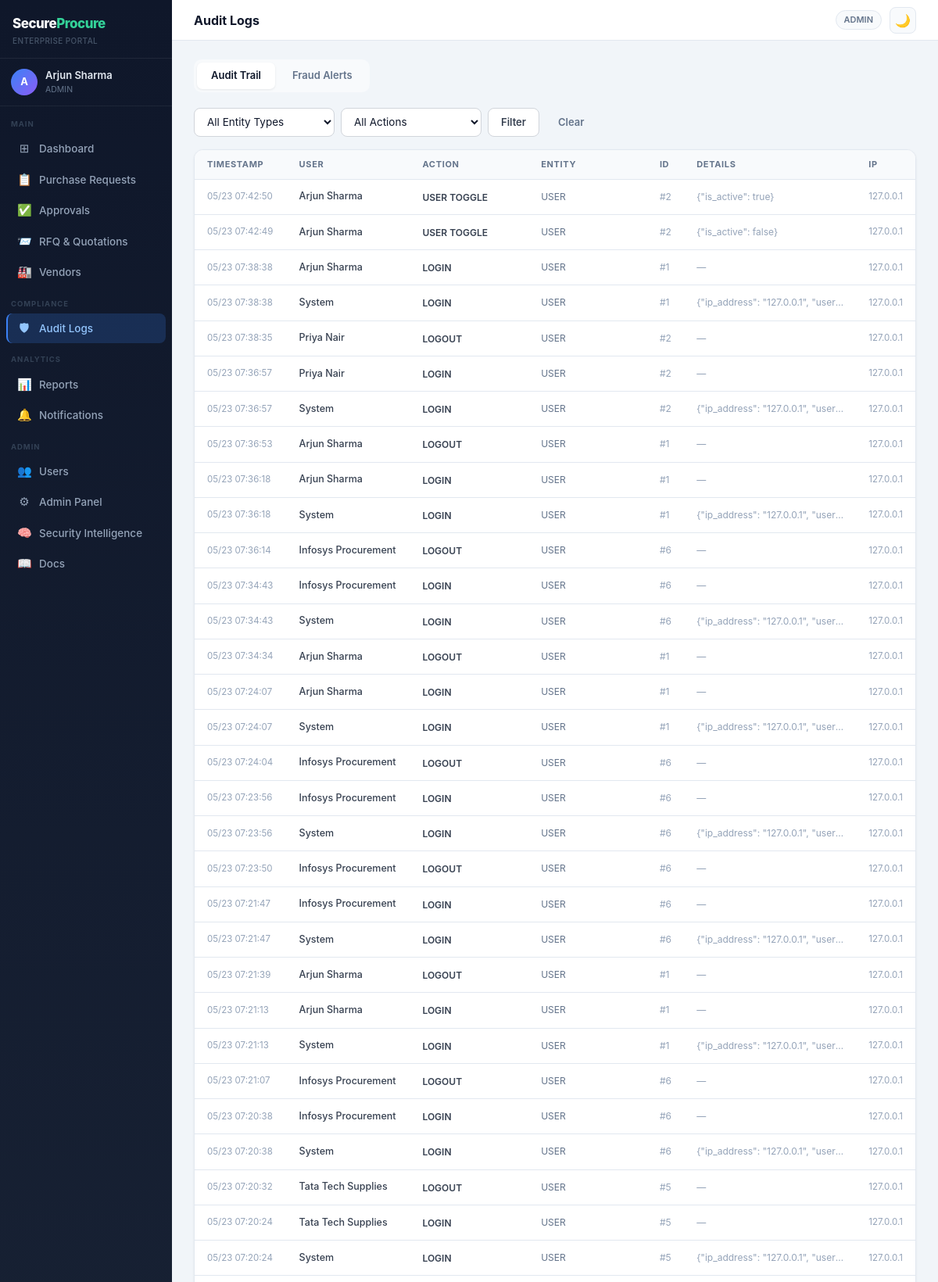
The app's page /audit (signed in, upper part) with its own data.
### app/models.py (models this page shows, shortened)
class User(UserMixin, db.Model):
    __tablename__ = 'users'
    id            = db.Column(db.Integer, primary_key=True)
    name          = db.Column(db.String(120), nullable=False)
    email         = db.Column(db.String(120), unique=True, nullable=False)
    password_hash = db.Column(db.String(256), nullable=False)
    role          = db.Column(db.String(30), nullable=False, default='PROCUREMENT_OFFICER')
    department    = db.Column(db.String(100))
    is_active     = db.Column(db.Boolean, default=True)
    created_at    = db.Column(db.DateTime, default=datetime.utcnow)
    vendor         = db.relationship('Vendor', back_populates='user', uselist=False)
    requests       = db.relationship('PurchaseRequest', back_populates='creator', foreign_keys='PurchaseRequest.created_by')
    approvals      = db.relationship('Approval', back_populates='decider', foreign_keys='Approval.decided_by')
    audit_logs     = db.relationship('AuditLog', back_populates='user')
    notifications  = db.relationship('Notification', back_populates='user', cascade='all, delete-orphan')

class AuditLog(db.Model):
    __tablename__ = 'audit_logs'
    id          = db.Column(db.Integer, primary_key=True)
    user_id     = db.Column(db.Integer, db.ForeignKey('users.id'))
    action      = db.Column(db.String(80), nullable=False)
    entity_type = db.Column(db.String(50), nullable=False)
    entity_id   = db.Column(db.String(50), nullable=False)
    details     = db.Column(db.Text)    # JSON string
    ip_address  = db.Column(db.String(50))
    created_at  = db.Column(db.DateTime, default=datetime.utcnow)
    user = db.relationship('User', back_populates='audit_logs')

### app/routes/audit.py (the view)
@bp.route('/audit')
@login_required
@require_roles('AUDITOR', 'ADMIN')
def index():
    entity_type = request.args.get('entity_type', '')
    action      = request.args.get('action', '')
    tab         = request.args.get('tab', 'logs')
    q = AuditLog.query
    if entity_type:
        q = q.filter_by(entity_type=entity_type)
    if action:
        q = q.filter_by(action=action)
    logs = q.order_by(AuditLog.created_at.desc()).limit(200).all()
    fraud_alerts = AuditLog.query.filter_by(action='SELF_APPROVAL_BLOCKED').order_by(
        AuditLog.created_at.desc()).all()
    entity_types = ['PURCHASE_REQUEST', 'APPROVAL', 'VENDOR', 'RFQ', 'QUOTATION', 'USER']
    actions      = ['CREATE', 'SUBMIT', 'APPROVAL_DECISION', 'ISSUE_RFQ',
                    'SUBMIT_QUOTE', 'SELECT_QUOTE', 'VENDOR_STATUS_CHANGE',
                    'LOGIN', 'LOGOUT', 'SELF_APPROVAL_BLOCKED']
    return render_template('dashboard/audit.html',
        logs=logs, fraud_alerts=fraud_alerts, tab=tab,
        entity_types=entity_types, actions=actions,
        filter_entity=entity_type, filter_action=action,
    )

### app/utils.py (called while the page is built)
def require_roles(*roles):
    def decorator(f):
        @wraps(f)
        def wrapped(*args, **kwargs):
            if not current_user.is_authenticated:
                abort(401)
            if current_user.role not in roles:
                abort(403)
            return f(*args, **kwargs)
        return wrapped
    return decorator

### templates/dashboard/audit.html (shortened to what this page needs)
{% extends "base.html" %}
{% block page_header %}
  <div style="font-size: 16px; font-weight: 700; color: var(--text-primary);">Audit Logs</div>
{% endblock %}
{% block content %}
<div style="display: flex; gap: 4px; margin-bottom: 20px; background: var(--bg-subtle); padding: 4px; border-radius: 10px; width: fit-content;">
  <a href="?tab=logs" style="padding: 7px 18px; border-radius: 7px; font-size: 13px; font-weight: 600; text-decoration: none; transition: all 0.15s;
    {% if tab == 'logs' %}background: white; color: var(--text-primary); box-shadow: 0 1px 3px rgba(0,0,0,0.08);{% else %}color: var(--text-muted);{% endif %}">
    Audit Trail
  </a>
  <a href="?tab=fraud" style="padding: 7px 18px; border-radius: 7px; font-size: 13px; font-weight: 600; text-decoration: none; transition: all 0.15s; display: flex; align-items: center; gap: 6px;
    {% if tab == 'fraud' %}background: white; color: var(--text-primary); box-shadow: 0 1px 3px rgba(0,0,0,0.08);{% else %}color: var(--text-muted);{% endif %}">
    Fraud Alerts
  </a>
</div>
{% if tab == 'logs' %}
<form style="display: flex; gap: 8px; margin-bottom: 16px; flex-wrap: wrap;" method="get">
  <select name="entity_type" class="form-input" style="width: 180px;">
    <option value="">All Entity Types</option>
  </select>
  <select name="action" class="form-input" style="width: 180px;">
    <option value="">All Actions</option>
  </select>
  <button type="submit" class="btn btn-outline">Filter</button>
  <a href="/audit?tab=logs" class="btn btn-ghost">Clear</a>
</form>
<div class="card" style="overflow: hidden;">
  <table style="width: 100%; border-collapse: collapse;">
    <thead><tr class="tbl-head">
      <th>Timestamp</th>
      <th>User</th>
      <th>Action</th>
      <th>Entity</th>
      <th>ID</th>
      <th>Details</th>
      <th>IP</th>
    </tr></thead>
    <tbody>
      {% for log in logs %}
      <tr class="tbl-row">
        <td style="color: var(--text-faint); font-size: 11.5px; white-space: nowrap;">{{ log.created_at.strftime('%m/%d %H:%M:%S') }}</td>
        <td style="font-size: 12.5px; color: var(--text-secondary); font-weight: 500;">{{ log.user.name if log.user else 'System' }}</td>
        <td>
          <span style="font-size: 12px; font-weight: 600; color: {% if 'BLOCKED' in log.action %}#dc2626{% elif log.action == 'CREATE' %}#2563eb{% elif log.action == 'APPROVAL_DECISION' %}#16a34a{% else %}#374151{% endif %};">
            {{ log.action.replace('_',' ') }}
          </span>
        </td>
        <td style="font-size: 12px; color: var(--text-muted);">{{ log.entity_type.replace('_',' ') }}</td>
        <td style="font-size: 12px; color: var(--text-faint);">#{{ log.entity_id }}</td>
        <td style="font-size: 12px; color: var(--text-faint); max-width: 220px; white-space: nowrap; overflow: hidden; text-overflow: ellipsis;">{{ log.details or '—' }}</td>
        <td style="font-size: 11.5px; color: var(--text-faint);">{{ log.ip_address or '—' }}</td>
      </tr>
      {% else %}
      <tr><td colspan="7" style="text-align: center; padding: 48px 16px; color: var(--text-faint); font-size: 13px;">No audit logs yet.</td></tr>
      {% endfor %}
    </tbody>
  </table>
</div>
{% endif %}
{% endblock %}

### templates/base.html (shortened to what this page needs)
<!DOCTYPE html>
<html lang="en" class="h-full">
<head>
  <script src="https://cdn.tailwindcss.com"></script>
</head>
<body class="h-full flex overflow-hidden" style="font-family: -apple-system, BlinkMacSystemFont, 'Segoe UI', sans-serif;">
<aside class="sidebar flex-shrink-0">
  <div style="padding: 18px 16px 14px; border-bottom: 1px solid rgba(255,255,255,0.07);">
    <a href="/dashboard" style="text-decoration: none; display: block;">
      <div style="font-size: 17px; font-weight: 800; color: white; letter-spacing: -0.5px;">
        Secure<span style="color: #34d399;">Procure</span>
      </div>
      <div style="font-size: 10px; color: #475569; margin-top: 1px; font-weight: 500; letter-spacing: 0.04em;">ENTERPRISE PORTAL</div>
    </a>
  </div>
  <div style="padding: 12px 14px; border-bottom: 1px solid rgba(255,255,255,0.06);">
    <div style="display: flex; align-items: center; gap: 10px;">
      <div style="width: 34px; height: 34px; border-radius: 50%; background: linear-gradient(135deg,#3b82f6,#8b5cf6); display: flex; align-items: center; justify-content: center; font-size: 13px; font-weight: 700; color: white; flex-shrink: 0;">
        {{ current_user.name[0].upper() }}
      </div>
      <div style="min-width: 0;">
        <div style="font-size: 13px; font-weight: 600; color: #e2e8f0; white-space: nowrap; overflow: hidden; text-overflow: ellipsis;">{{ current_user.name }}</div>
        <div style="font-size: 10.5px; color: #64748b; margin-top: 1px;">{{ current_user.role.replace('_',' ') }}</div>
      </div>
    </div>
  </div>
  <nav style="flex: 1; padding: 10px 0; overflow-y: auto;">
    <div style="padding: 6px 14px 4px; font-size: 9.5px; font-weight: 700; color: #334155; letter-spacing: 0.1em; text-transform: uppercase;">Main</div>
    <a href="/dashboard" class="nav-item {% if request.path == '/dashboard' %}active{% endif %}">
      <span class="nav-icon">⊞</span> Dashboard
    </a>
    {% if current_user.role != 'VENDOR' %}
    <a href="/requests" class="nav-item {% if '/requests' in request.path %}active{% endif %}">
      <span class="nav-icon">📋</span> Purchase Requests
    </a>
    {% endif %}
    {% if current_user.role in ['APPROVER', 'ADMIN'] %}
    <a href="/approvals" class="nav-item {% if '/approvals' in request.path %}active{% endif %}">
      <span class="nav-icon">✅</span> Approvals
    </a>
    {% endif %}
    {% if current_user.role in ['PROCUREMENT_OFFICER', 'ADMIN', 'APPROVER', 'AUDITOR'] %}
    <a href="/rfq" class="nav-item {% if '/rfq' in request.path %}active{% endif %}">
      <span class="nav-icon">📨</span> RFQ &amp; Quotations
    </a>
    {% endif %}
    {% if current_user.role in ['ADMIN', 'PROCUREMENT_OFFICER', 'AUDITOR'] %}
    <a href="/vendors" class="nav-item {% if '/vendors' in request.path %}active{% endif %}">
      <span class="nav-icon">🏭</span> Vendors
    </a>
    {% endif %}
    {% if current_user.role in ['AUDITOR', 'ADMIN'] %}
    <div style="padding: 10px 14px 4px; font-size: 9.5px; font-weight: 700; color: #334155; letter-spacing: 0.1em; text-transform: uppercase; margin-top: 4px;">Compliance</div>
    <a href="/audit" class="nav-item {% if '/audit' in request.path %}active{% endif %}">
      <span class="nav-icon">🛡</span> Audit Logs
    </a>
    {% endif %}
    <div style="padding: 10px 14px 4px; font-size: 9.5px; font-weight: 700; color: #334155; letter-spacing: 0.1em; text-transform: uppercase; margin-top: 4px;">Analytics</div>
    <a href="/reports" class="nav-item {% if '/reports' in request.path %}active{% endif %}">
      <span class="nav-icon">📊</span> Reports
    </a>
    <a href="/notifications" class="nav-item {% if '/notifications' in request.path %}active{% endif %}">
      <span class="nav-icon">🔔</span> Notifications
    </a>
    {% if current_user.role == 'ADMIN' %}
    <div style="padding: 10px 14px 4px; font-size: 9.5px; font-weight: 700; color: #334155; letter-spacing: 0.1em; text-transform: uppercase; margin-top: 4px;">Admin</div>
    <a href="/admin/users" class="nav-item {% if '/admin/users' in request.path %}active{% endif %}">
      <span class="nav-icon">👥</span> Users
    </a>
    <a href="/admin/panel" class="nav-item {% if '/admin/panel' in request.path %}active{% endif %}">
      <span class="nav-icon">⚙</span> Admin Panel
    </a>
    <a href="/admin/security-intelligence" class="nav-item {% if '/admin/security-intelligence' in request.path %}active{% endif %}">
      <span class="nav-icon">🧠</span> Security Intelligence
    </a>
    <a href="/admin/docs" class="nav-item {% if '/admin/docs' in request.path %}active{% endif %}">
      <span class="nav-icon">📖</span> Docs
    </a>
    {% endif %}
  </nav>
</aside>
<div style="flex: 1; display: flex; flex-direction: column; overflow: hidden; min-width: 0;">
  <header class="topbar">
    <div>{% block page_header %}{% endblock %}</div>
    <div style="display: flex; align-items: center; gap: 10px;">
      <span style="font-size: 11px; font-weight: 600; color: var(--text-muted); background: var(--bg-subtle); border: 1px solid var(--border); padding: 3px 10px; border-radius: 20px;">
        {{ current_user.role.replace('_',' ') }}
      </span>
      <button class="theme-toggle" id="theme-btn" onclick="toggleTheme()" title="Toggle dark/light mode">🌙</button>
    </div>
  </header>
  <main class="main-content">
    {% block content %}{% endblock %}
  </main>
</div>
</body>
</html>

### templates/base.html (style rules this page uses)
:root { --bg-page: #f1f5f9; --bg-card: #ffffff; --bg-subtle: #f8fafc; --bg-input: #ffffff; --border: #e2e8f0; --border-input: #d1d5db; --text-primary: #0f172a; --text-secondary:#374151; --text-muted: #64748b; --text-faint: #94a3b8; --shadow: 0 1px 3px rgba(0,0,0,0.06); }
body { background: var(--bg-page); transition: background 0.2s, color 0.2s; }
.sidebar { width: 220px; min-width: 220px; background: linear-gradient(180deg, #0f172a 0%, #1e293b 100%); display: flex; flex-direction: column; height: 100vh; }
.nav-item { display: flex; align-items: center; gap: 10px; padding: 8px 14px; border-radius: 8px; font-size: 13.5px; font-weight: 500; color: #94a3b8; text-decoration: none; transition: all 0.15s; margin: 1px 8px; white-space: nowrap; }
.nav-item.active { background: rgba(59,130,246,0.2); color: #93c5fd; border-left: 2px solid #3b82f6; padding-left: 12px; }
.nav-icon { font-size: 15px; width: 18px; text-align: center; flex-shrink: 0; }
.card { background: var(--bg-card); border-radius: 12px; border: 1px solid var(--border); box-shadow: var(--shadow); }
.btn { display: inline-flex; align-items: center; gap: 6px; padding: 8px 16px; border-radius: 8px; font-size: 13px; font-weight: 600; cursor: pointer; border: none; transition: all 0.15s; text-decoration: none; }
.btn-outline { background: var(--bg-card); color: var(--text-secondary); border: 1px solid var(--border-input); }
.btn-ghost { background: transparent; color: var(--text-muted); }
.form-input { display: block; width: 100%; border: 1px solid var(--border-input); border-radius: 8px; padding: 8px 12px; font-size: 13.5px; color: var(--text-primary); background: var(--bg-input); outline: none; transition: border-color 0.15s, box-shadow 0.15s; }
.tbl-head th { padding: 10px 16px; font-size: 11px; font-weight: 700; color: var(--text-muted); text-transform: uppercase; letter-spacing: 0.06em; background: var(--bg-subtle); border-bottom: 1px solid var(--border); text-align: left; }
.tbl-row td { padding: 12px 16px; font-size: 13.5px; color: var(--text-secondary); border-bottom: 1px solid var(--border); }
.theme-toggle { width: 34px; height: 34px; border-radius: 8px; border: 1px solid var(--border); background: var(--bg-subtle); cursor: pointer; display: flex; align-items: center; justify-content: center; font-size: 16px; transition: all 0.15s; }
.topbar { background: var(--bg-card); border-bottom: 1px solid var(--border); padding: 0 28px; height: 52px; display: flex; align-items: center; justify-content: space-between; flex-shrink: 0; }
.main-content { flex: 1; overflow-y: auto; padding: 24px 28px; }

### records on screen
User: name "A", name "Arjun Sharma", role.replace "ADMIN"
AuditLog: created_at "05/23 07:42:50", user "Arjun Sharma", action.replace "USER TOGGLE", entity_type.replace "USER", entity_id "2", details "{\"is_active\": true}", ip_address "127.0.0.1"
AuditLog: created_at "05/23 07:42:49", user "Arjun Sharma", action.replace "USER TOGGLE", entity_type.replace "USER", entity_id "2", details "{\"is_active\": false}", ip_address "127.0.0.1"
AuditLog: created_at "05/23 07:38:38", user "Arjun Sharma", action.replace "LOGIN", entity_type.replace "USER", entity_id "1", details "—", ip_address "127.0.0.1"
AuditLog: created_at "05/23 07:38:38", user "System", action.replace "LOGIN", entity_type.replace "USER", entity_id "1", details "{\"ip_address\": \"127.0.0.1\", \"user…", ip_address "127.0.0.1"
AuditLog: created_at "05/23 07:38:35", user "Priya Nair", action.replace "LOGOUT", entity_type.replace "USER", entity_id "2", details "—", ip_address "127.0.0.1"
AuditLog: created_at "05/23 07:36:57", user "Priya Nair", action.replace "LOGIN", entity_type.replace "USER", entity_id "2", details "—", ip_address "127.0.0.1"
AuditLog: created_at "05/23 07:36:57", user "System", action.replace "LOGIN", entity_type.replace "USER", entity_id "2", details "{\"ip_address\": \"127.0.0.1\", \"user…", ip_address "127.0.0.1"
AuditLog: created_at "05/23 07:36:53", user "Arjun Sharma", action.replace "LOGOUT", entity_type.replace "USER", entity_id "1", details "—", ip_address "127.0.0.1"
AuditLog: created_at "05/23 07:36:18", user "Arjun Sharma", action.replace "LOGIN", entity_type.replace "USER", entity_id "1", details "—", ip_address "127.0.0.1"
AuditLog: created_at "05/23 07:36:18", user "System", action.replace "LOGIN", entity_type.replace "USER", entity_id "1", details "{\"ip_address\": \"127.0.0.1\", \"user…", ip_address "127.0.0.1"
AuditLog: created_at "05/23 07:36:14", user "Infosys Procurement", action.replace "LOGOUT", entity_type.replace "USER", entity_id "6", details "—", ip_address "127.0.0.1"
AuditLog: created_at "05/23 07:34:43", user "Infosys Procurement", action.replace "LOGIN", entity_type.replace "USER", entity_id "6", details "—", ip_address "127.0.0.1"
AuditLog: created_at "05/23 07:34:43", user "System", action.replace "LOGIN", entity_type.replace "USER", entity_id "6", details "{\"ip_address\": \"127.0.0.1\", \"user…", ip_address "127.0.0.1"
AuditLog: created_at "05/23 07:34:34", user "Arjun Sharma", action.replace "LOGOUT", entity_type.replace "USER", entity_id "1", details "—", ip_address "127.0.0.1"
AuditLog: created_at "05/23 07:24:07", user "Arjun Sharma", action.replace "LOGIN", entity_type.replace "USER", entity_id "1", details "—", ip_address "127.0.0.1"
AuditLog: created_at "05/23 07:24:07", user "System", action.replace "LOGIN", entity_type.replace "USER", entity_id "1", details "{\"ip_address\": \"127.0.0.1\", \"user…", ip_address "127.0.0.1"
AuditLog: created_at "05/23 07:24:04", user "Infosys Procurement", action.replace "LOGOUT", entity_type.replace "USER", entity_id "6", details "—", ip_address "127.0.0.1"
AuditLog: created_at "05/23 07:23:56", user "Infosys Procurement", action.replace "LOGIN", entity_type.replace "USER", entity_id "6", details "—", ip_address "127.0.0.1"
AuditLog: created_at "05/23 07:23:56", user "System", action.replace "LOGIN", entity_type.replace "USER", entity_id "6", details "{\"ip_address\": \"127.0.0.1\", \"user…", ip_address "127.0.0.1"
AuditLog: created_at "05/23 07:23:50", user "Infosys Procurement", action.replace "LOGOUT", entity_type.replace "USER", entity_id "6", details "—", ip_address "127.0.0.1"
AuditLog: created_at "05/23 07:21:47", user "Infosys Procurement", action.replace "LOGIN", entity_type.replace "USER", entity_id "6", details "—", ip_address "127.0.0.1"
AuditLog: created_at "05/23 07:21:47", user "System", action.replace "LOGIN", entity_type.replace "USER", entity_id "6", details "{\"ip_address\": \"127.0.0.1\", \"user…", ip_address "127.0.0.1"
AuditLog: created_at "05/23 07:21:39", user "Arjun Sharma", action.replace "LOGOUT", entity_type.replace "USER", entity_id "1", details "—", ip_address "127.0.0.1"
AuditLog: created_at "05/23 07:21:13", user "Arjun Sharma", action.replace "LOGIN", entity_type.replace "USER", entity_id "1", details "—", ip_address "127.0.0.1"
AuditLog: created_at "05/23 07:21:13", user "System", action.replace "LOGIN", entity_type.replace "USER", entity_id "1", details "{\"ip_address\": \"127.0.0.1\", \"user…", ip_address "127.0.0.1"
AuditLog: created_at "05/23 07:21:07", user "Infosys Procurement", action.replace "LOGOUT", entity_type.replace "USER", entity_id "6", details "—", ip_address "127.0.0.1"
AuditLog: created_at "05/23 07:20:38", user "Infosys Procurement", action.replace "LOGIN", entity_type.replace "USER", entity_id "6", details "—", ip_address "127.0.0.1"
AuditLog: created_at "05/23 07:20:38", user "System", action.replace "LOGIN", entity_type.replace "USER", entity_id "6", details "{\"ip_address\": \"127.0.0.1\", \"user…", ip_address "127.0.0.1"
AuditLog: created_at "05/23 07:20:32", user "Tata Tech Supplies", action.replace "LOGOUT", entity_type.replace "USER", entity_id "5", details "—", ip_address "127.0.0.1"
AuditLog: created_at "05/23 07:20:24", user "Tata Tech Supplies", action.replace "LOGIN", entity_type.replace "USER", entity_id "5", details "—", ip_address "127.0.0.1"
AuditLog: created_at "05/23 07:20:24", user "System", action.replace "LOGIN", entity_type.replace "USER", entity_id "5", details "{\"ip_address\": \"127.0.0.1\", \"user…", ip_address "127.0.0.1"
